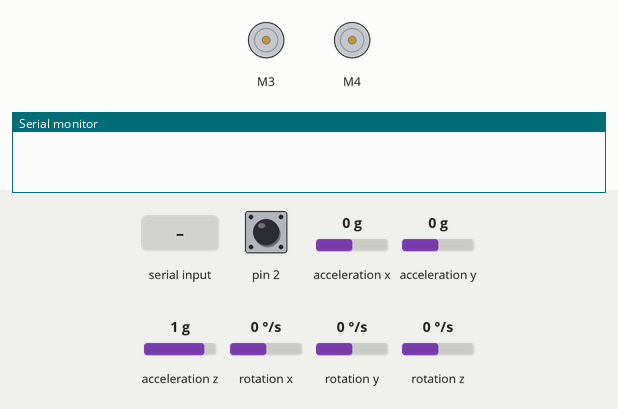
This sketch was run on a simulated Arduino Leonardo, built with avr-gcc and run on an emulated ATmega32U4. On the bench: 2 × DC motor (green arrow = forward, orange = backward, longer = faster), the last lines printed to the serial monitor. The inputs (shaded band) are chosen by the test bench; at power-on: pin 2 HIGH, acceleration x 0 g, acceleration y 0 g, acceleration z 1 g, rotation x 0 °/s, rotation y 0 °/s, rotation z 0 °/s. The sensor or clock chip raises its interrupt line as the real part does.

Above: at 11.7 s.
11.8 s: "90,45\n" received over Serial
At 12.9 s:
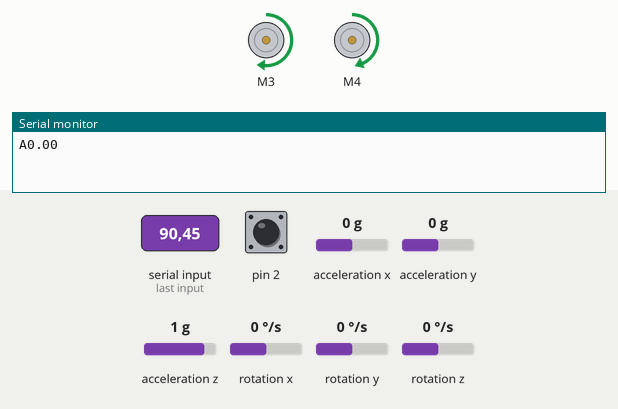
13.3 s: "30,150\n" received over Serial
At 14.0 s:
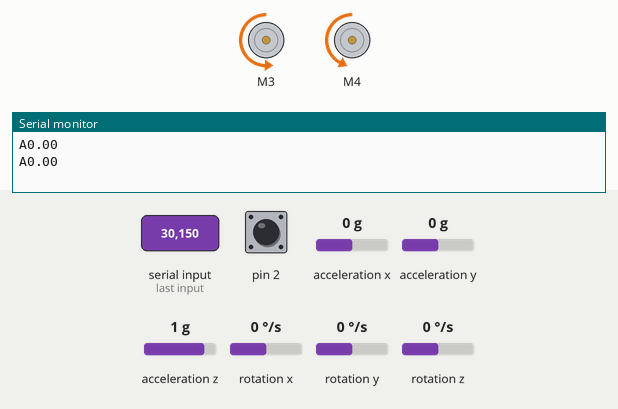
14.8 s: "0\n" received over Serial
At 15.2 s:
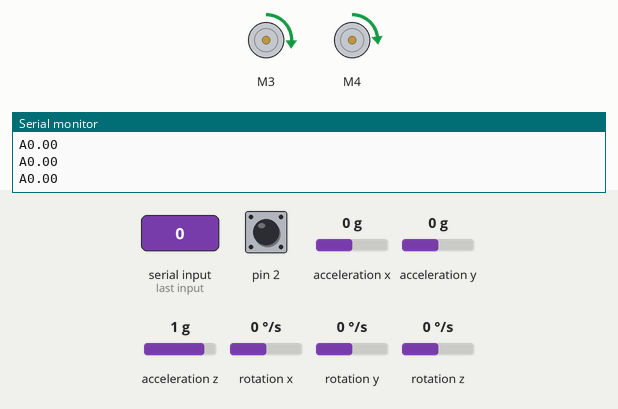
16.3 s: "1\n" received over Serial
At 17.5 s:
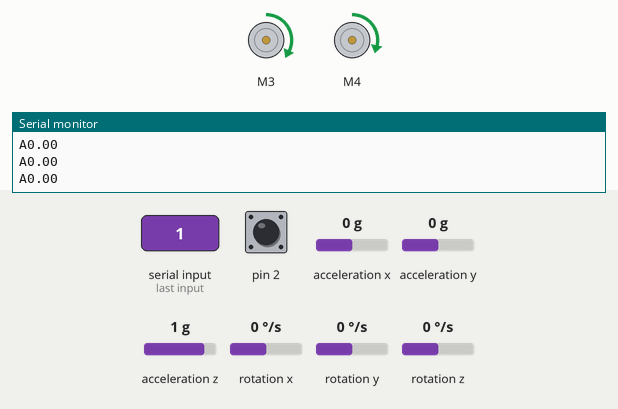
17.8 s: "5\n" received over Serial
At 18.7 s:
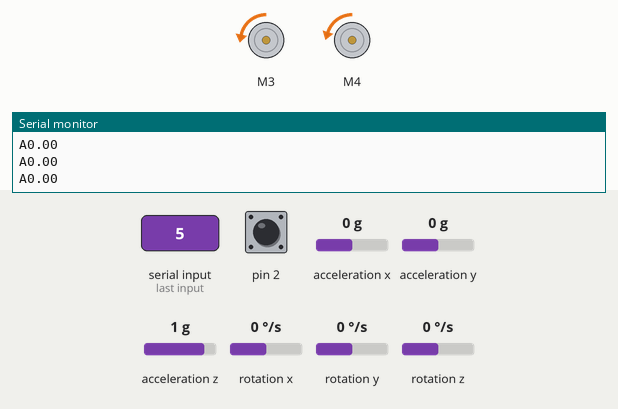
19.3 s: "90\n" received over Serial
At 19.8 s:
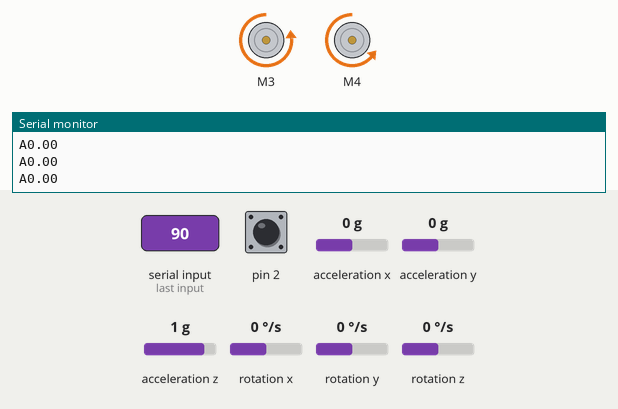
Timing chart, 0 to 21.8 s (numbered marks = the images above; inputs shaded):
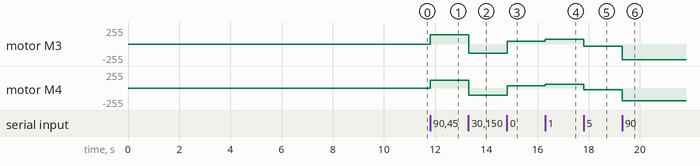

The sketch:

BakiMPU.ino
```cpp
// I2C device class (I2Cdev) demonstration Arduino sketch for MPU6050 class using DMP (MotionApps v2.0)
// 6/21/2012 by Jeff Rowberg <jeff@rowberg.net>
// Updates should (hopefully) always be available at https://github.com/jrowberg/i2cdevlib
//
// Changelog:
//      2013-05-08 - added seamless Fastwire support
//                 - added note about gyro calibration
//      2012-06-21 - added note about Arduino 1.0.1 + Leonardo compatibility error
//      2012-06-20 - improved FIFO overflow handling and simplified read process
//      2012-06-19 - completely rearranged DMP initialization code and simplification
//      2012-06-13 - pull gyro and accel data from FIFO packet instead of reading directly
//      2012-06-09 - fix broken FIFO read sequence and change interrupt detection to RISING
//      2012-06-05 - add gravity-compensated initial reference frame acceleration output
//                 - add 3D math helper file to DMP6 example sketch
//                 - add Euler output and Yaw/Pitch/Roll output formats
//      2012-06-04 - remove accel offset clearing for better results (thanks Sungon Lee)
//      2012-06-01 - fixed gyro sensitivity to be 2000 deg/sec instead of 250
//      2012-05-30 - basic DMP initialization working

/* ============================================
  I2Cdev device library code is placed under the MIT license
  Copyright (c) 2012 Jeff Rowberg

  Permission is hereby granted, free of charge, to any person obtaining a copy
  of this software and associated documentation files (the "Software"), to deal
  in the Software without restriction, including without limitation the rights
  to use, copy, modify, merge, publish, distribute, sublicense, and/or sell
  copies of the Software, and to permit persons to whom the Software is
  furnished to do so, subject to the following conditions:

  The above copyright notice and this permission notice shall be included in
  all copies or substantial portions of the Software.

  THE SOFTWARE IS PROVIDED "AS IS", WITHOUT WARRANTY OF ANY KIND, EXPRESS OR
  IMPLIED, INCLUDING BUT NOT LIMITED TO THE WARRANTIES OF MERCHANTABILITY,
  FITNESS FOR A PARTICULAR PURPOSE AND NONINFRINGEMENT. IN NO EVENT SHALL THE
  AUTHORS OR COPYRIGHT HOLDERS BE LIABLE FOR ANY CLAIM, DAMAGES OR OTHER
  LIABILITY, WHETHER IN AN ACTION OF CONTRACT, TORT OR OTHERWISE, ARISING FROM,
  OUT OF OR IN CONNECTION WITH THE SOFTWARE OR THE USE OR OTHER DEALINGS IN
  THE SOFTWARE.
  ===============================================
*/

// I2Cdev and MPU6050 must be installed as libraries, or else the .cpp/.h files
// for both classes must be in the include path of your project
#include "I2Cdev.h"

#include "MPU6050_6Axis_MotionApps20.h"
//#include "MPU6050.h" // not necessary if using MotionApps include file

// Arduino Wire library is required if I2Cdev I2CDEV_ARDUINO_WIRE implementation
// is used in I2Cdev.h
#if I2CDEV_IMPLEMENTATION == I2CDEV_ARDUINO_WIRE
#include "Wire.h"
#endif

// class default I2C address is 0x68
// specific I2C addresses may be passed as a parameter here
// AD0 low = 0x68 (default for SparkFun breakout and InvenSense evaluation board)
// AD0 high = 0x69
MPU6050 mpu;
//MPU6050 mpu(0x69); // <-- use for AD0 high

#include <Wire.h>
#include <Adafruit_MotorShield.h>
#include "utility/Adafruit_MS_PWMServoDriver.h"

// Create the motor shield object with the default I2C address
Adafruit_MotorShield AFMS = Adafruit_MotorShield();
// Or, create it with a different I2C address (say for stacking)
// Adafruit_MotorShield AFMS = Adafruit_MotorShield(0x61);

// Select which 'port' M1, M2, M3 or M4. In this case, M1
Adafruit_DCMotor *myMotor = AFMS.getMotor(3);
// You can also make another motor on port M2
Adafruit_DCMotor *myOtherMotor = AFMS.getMotor(4);

/* =========================================================================
   NOTE: In addition to connection 3.3v, GND, SDA, and SCL, this sketch
   depends on the MPU-6050's INT pin being connected to the Arduino's
   external interrupt #0 pin. On the Arduino Uno and Mega 2560, this is
   digital I/O pin 2.
   ========================================================================= */

/* =========================================================================
   NOTE: Arduino v1.0.1 with the Leonardo board generates a compile error
   when using Serial.write(buf, len). The Teapot output uses this method.
   The solution requires a modification to the Arduino USBAPI.h file, which
   is fortunately simple, but annoying. This will be fixed in the next IDE
   release. For more info, see these links:

   http://arduino.cc/forum/index.php/topic,109987.0.html
   http://code.google.com/p/arduino/issues/detail?id=958
   ========================================================================= */


// MPU control/status vars
bool dmpReady = false;  // set true if DMP init was successful
uint8_t mpuIntStatus;   // holds actual interrupt status byte from MPU
uint8_t devStatus;      // return status after each device operation (0 = success, !0 = error)
uint16_t packetSize;    // expected DMP packet size (default is 42 bytes)
uint16_t fifoCount;     // count of all bytes currently in FIFO
uint8_t fifoBuffer[64]; // FIFO storage buffer

// orientation/motion vars
Quaternion q;           // [w, x, y, z]         quaternion container
VectorInt16 aa;         // [x, y, z]            accel sensor measurements
VectorInt16 aaReal;     // [x, y, z]            gravity-free accel sensor measurements
VectorInt16 aaWorld;    // [x, y, z]            world-frame accel sensor measurements
VectorFloat gravity;    // [x, y, z]            gravity vector
float euler[3];         // [psi, theta, phi]    Euler angle container
float ypr[3];           // [yaw, pitch, roll]   yaw/pitch/roll container and gravity vector

// packet structure for InvenSense teapot demo
uint8_t teapotPacket[14] = { '$', 0x02, 0, 0, 0, 0, 0, 0, 0, 0, 0x00, 0x00, '\r', '\n' };


// ================================================================
// ===               INTERRUPT DETECTION ROUTINE                ===
// ================================================================

volatile bool mpuInterrupt = false;     // indicates whether MPU interrupt pin has gone high
void dmpDataReady() {
  mpuInterrupt = true;
}


// ================================================================
// ===                      INITIAL SETUP                       ===
// ================================================================
unsigned long lastTime = 0;
void setup() {
  // join I2C bus (I2Cdev library doesn't do this automatically)
#if I2CDEV_IMPLEMENTATION == I2CDEV_ARDUINO_WIRE
  Wire.begin();
  TWBR = 24; // 400kHz I2C clock (200kHz if CPU is 8MHz)
#elif I2CDEV_IMPLEMENTATION == I2CDEV_BUILTIN_FASTWIRE
  Fastwire::setup(400, true);
#endif

  // initialize serial communication
  // (115200 chosen because it is required for Teapot Demo output, but it's
  // really up to you depending on your project)
  Serial.begin(115200);
  //while (!Serial); // wait for Leonardo enumeration, others continue immediately

  // NOTE: 8MHz or slower host processors, like the Teensy @ 3.3v or Ardunio
  // Pro Mini running at 3.3v, cannot handle this baud rate reliably due to
  // the baud timing being too misaligned with processor ticks. You must use
  // 38400 or slower in these cases, or use some kind of external separate
  // crystal solution for the UART timer.

  // initialize device
  //Serial.println(F("Initializing I2C devices..."));
  mpu.initialize();

  // verify connection
  //Serial.println(F("Testing device connections..."));
  //Serial.println(mpu.testConnection() ? F("MPU6050 connection successful") : F("MPU6050 connection failed"));

  // wait for ready
  //Serial.println(F("\nSend any character to begin DMP programming and demo: "));
  //while (Serial.available() && Serial.read()); // empty buffer
  //while (!Serial.available());                 // wait for data
  //while (Serial.available() && Serial.read()); // empty buffer again

  // load and configure the DMP
  //Serial.println(F("Initializing DMP..."));
  devStatus = mpu.dmpInitialize();

  // supply your own gyro offsets here, scaled for min sensitivity
  mpu.setXGyroOffset(220);
  mpu.setYGyroOffset(76);
  mpu.setZGyroOffset(-85);
  mpu.setZAccelOffset(1788); // 1688 factory default for my test chip

  // make sure it worked (returns 0 if so)
  if (devStatus == 0) {
    // turn on the DMP, now that it's ready
    //Serial.println(F("Enabling DMP..."));
    mpu.setDMPEnabled(true);

    // enable Arduino interrupt detection
    //Serial.println(F("Enabling interrupt detection (Arduino external interrupt 0)..."));
    attachInterrupt(1, dmpDataReady, RISING);
    mpuIntStatus = mpu.getIntStatus();

    // set our DMP Ready flag so the main loop() function knows it's okay to use it
    //Serial.println(F("DMP ready! Waiting for first interrupt..."));
    dmpReady = true;

    // get expected DMP packet size for later comparison
    packetSize = mpu.dmpGetFIFOPacketSize();
  } else {
    // ERROR!
    // 1 = initial memory load failed
    // 2 = DMP configuration updates failed
    // (if it's going to break, usually the code will be 1)
    //Serial.print(F("DMP Initialization failed (code "));
    //Serial.print(devStatus);
    //Serial.println(F(")"));
  }


  AFMS.begin();  // create with the default frequency 1.6KHz
  //AFMS.begin(1000);  // OR with a different frequency, say 1KHz

  // Set the speed to start, from 0 (off) to 255 (max speed)
  myMotor->setSpeed(150);
  myMotor->run(FORWARD);
  // turn on motor
  myMotor->run(RELEASE);

  myOtherMotor->setSpeed(150);
  myOtherMotor->run(FORWARD);
  // turn on motor
  myOtherMotor->run(RELEASE);

  myMotor->run(FORWARD);
  myOtherMotor->run(FORWARD);

  myOtherMotor->setSpeed(0);
  myMotor->setSpeed(0);

  unsigned long t = millis();
  while (t + 10000 > millis()) {
    readAngle(0);
  }
  //Serial.println();
  //Serial.println("Start");
  lastTime = millis();

}

void readAngle(int printing) {
  // if programming failed, don't try to do anything
  if (!dmpReady) return;

  // wait for MPU interrupt or extra packet(s) available
  while (!mpuInterrupt && fifoCount < packetSize) {
    // other program behavior stuff here
    // .
    // .
    // .
    // if you are really paranoid you can frequently test in between other
    // stuff to see if mpuInterrupt is true, and if so, "break;" from the
    // while() loop to immediately process the MPU data
    // .
    // .
    // .
    //controlMotor();
  }

  // reset interrupt flag and get INT_STATUS byte
  mpuInterrupt = false;
  mpuIntStatus = mpu.getIntStatus();

  // get current FIFO count
  fifoCount = mpu.getFIFOCount();


  // check for overflow (this should never happen unless our code is too inefficient)
  if ((mpuIntStatus & 0x10) || fifoCount == 1024) {
    // reset so we can continue cleanly
    mpu.resetFIFO();
    //Serial.println(F("FIFO overflow!"));

    // otherwise, check for DMP data ready interrupt (this should happen frequently)
  } else if (mpuIntStatus & 0x02) {
    // wait for correct available data length, should be a VERY short wait
    while (fifoCount < packetSize) fifoCount = mpu.getFIFOCount();

    // read a packet from FIFO
    mpu.getFIFOBytes(fifoBuffer, packetSize);

    // track FIFO count here in case there is > 1 packet available
    // (this lets us immediately read more without waiting for an interrupt)
    fifoCount -= packetSize;


    //    // display Euler angles in degrees
    //    mpu.dmpGetQuaternion(&q, fifoBuffer);
    //    mpu.dmpGetGravity(&gravity, &q);
    //    mpu.dmpGetYawPitchRoll(ypr, &q, &gravity);
    //    Serial.print("ypr\t");
    //    Serial.print(ypr[0] * 180 / M_PI);
    //    Serial.print("\t");
    //    Serial.print(ypr[1] * 180 / M_PI);
    //    Serial.print("\t");
    //    Serial.println(ypr[2] * 180 / M_PI);

    mpu.dmpGetQuaternion(&q, fifoBuffer);
    mpu.dmpGetGravity(&gravity, &q);
    mpu.dmpGetYawPitchRoll(ypr, &q, &gravity);
    mpu.resetFIFO();


    if (printing == 1 && millis() - lastTime > 10) {
      lastTime = millis();
      //Serial.print("A");
      //Serial.println(ypr[1] * 180 / M_PI);
    }

  }
}

void controlMotor() {
  if (Serial.available()) {
    myMotor->run(RELEASE);
    myOtherMotor->run(RELEASE);
    uint8_t spinSpeed = 0;
    while (Serial.available()) {
      spinSpeed = spinSpeed * 10 + Serial.read() - '0';
    }
    //Serial.print("S");
    //Serial.println(spinSpeed);
    Serial.print("A");
    Serial.println(ypr[1] * 180 / M_PI);
    if (spinSpeed > 100) {
      spinSpeed -= 100;
      myMotor->run(FORWARD);
      myOtherMotor->run(FORWARD);
    }
    else {
      myMotor->run(BACKWARD);
      myOtherMotor->run(BACKWARD);
    }
    //spinSpeed = spinSpeed * 255;
    spinSpeed = map(spinSpeed, 0, 100, 0, 255);
    myMotor->setSpeed(spinSpeed);
    myOtherMotor->setSpeed(spinSpeed * 0.8);
    //break;
  }
  //  else {
  //    i++;
  //    if (i == 100) {
  //      i = 0;
  //      myMotor->run(RELEASE);
  //      myOtherMotor->run(RELEASE);
  //    }
  //  }
  // delayMicroseconds(5000 - (micros() - uptime));
}

// ================================================================
// ===                    MAIN PROGRAM LOOP                     ===
// ================================================================

void loop() {

  readAngle(1);
  controlMotor();

}
```

Measured:
- after the input at 11.8 s, motor M3: stopped → forward 142/255 at once; motor M4: stopped → forward 113/255 at once
- after the input at 13.3 s, motor M3: forward 142/255 → backward 137/255 at once; motor M4: forward 113/255 → backward 109/255 at once
- after the input at 14.8 s, motor M3: backward 137/255 → forward 44/255 at once; motor M4: backward 109/255 → forward 35/255 at once
- after the input at 16.3 s, motor M3: forward 44/255 → forward 70/255 at once; motor M4: forward 35/255 → forward 56/255 at once
- after the input at 17.8 s, motor M3: forward 70/255 → backward 30/255 at once; motor M4: forward 56/255 → backward 24/255 at once
- after the input at 19.3 s, motor M3: backward 30/255 → backward 239/255 at once; motor M4: backward 24/255 → backward 191/255 at once
